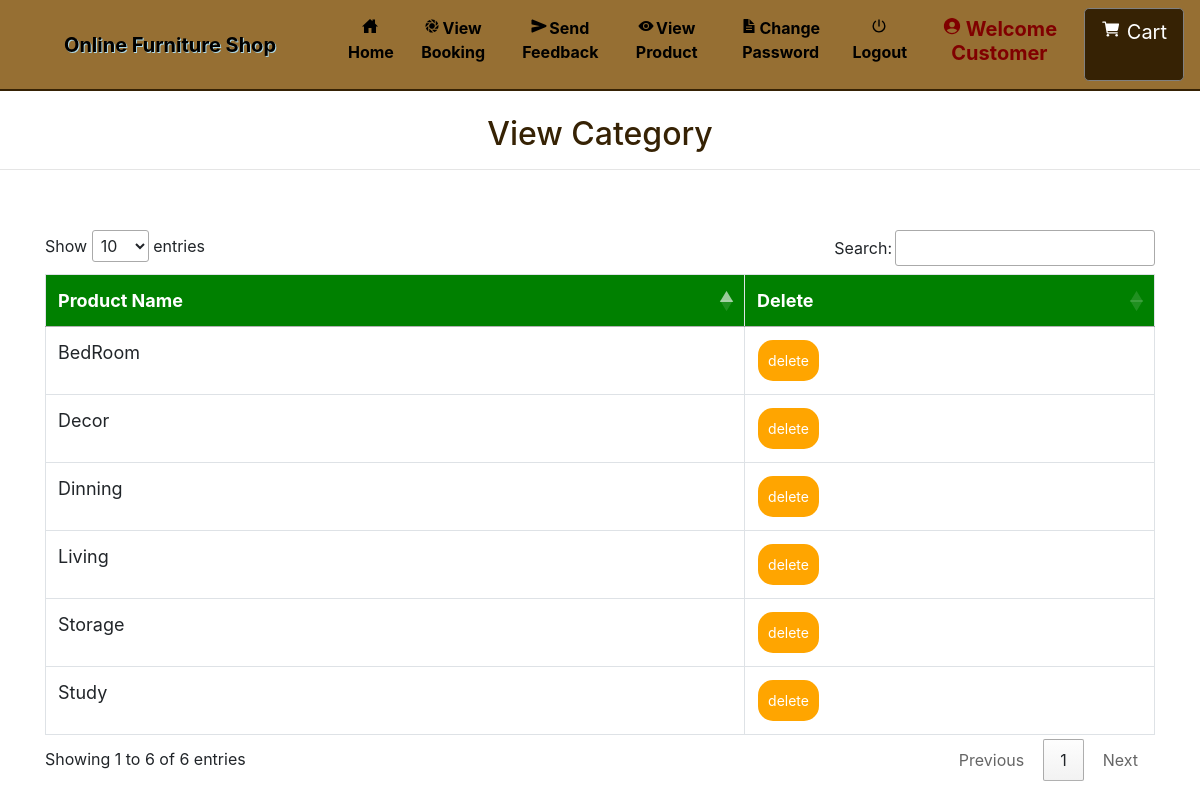
/view_categary/ (signed in), run on the app's committed database.
### furniture/models.py (models this page shows, shortened)
class Category(models.Model):
    name = models.CharField(max_length=30, null=True)

### furniture/views.py (the view)
# urls.py: path('view_categary/', View_Categary, name='view_categary'),
def View_Categary(request):
    if not request.user.is_authenticated:
        return redirect('login_admin')
    pro = Category.objects.all()
    d = {'pro': pro}
    return render(request,'view_category.html', d)

### furniture/templates/view_category.html (shortened to what this page needs)
{% extends 'navigation.html' %}
{% block body %}
<center><h2 style="color:#362204;margin-top:2%">View Category</h2></center><hr>
<div class="container" style="margin-top:5%">
<table class="table table-bordered" id="myTable">
  <thead>
  <tr>
    <th>Product Name</th>
    <th>Delete</th>
  </tr>
  </thead>
   <tbody>
    {% for i in pro %}
  <tr>
    <td>{{i.name}}</td>
    <td><a href="{% url 'delete_category' i.id %}" onclick="return confirm('Are you sure?')"><button class="button button1">delete</button></a></td>
  </tr>
    {% endfor %}
    </tbody>
</table>
 </div>
{% endblock %}

### furniture/templates/navigation.html (shortened to what this page needs)
<!DOCTYPE html>
<html lang="en">
<head>
    {% load static %}
     <link rel="stylesheet" href="https://maxcdn.bootstrapcdn.com/bootstrap/4.0.0/css/bootstrap.min.css">
  <link rel = stylesheet href = "//cdn.datatables.net/1.10.19/css/jquery.dataTables.min.css">
</head>
<body style="background-color: white">
<nav class="navbar navbar-expand-sm" style = "background-color :#966F33 ; border-bottom:2px solid #362204">
  <a class="navbar-brand pl-5" href="#" style="color:black ; font-weight : bold">Online Furniture Shop</a>
<div class="collapse navbar-collapse" id="collapsibleNavbar">
  <ul class="navbar-nav pl-5 text-center">
    {% if request.user.username %}
    {% if not request.user.is_staff %}
    <li class="nav-item">
      <a class="nav-link" href="{% url 'home' %}" style="color:black"><ion-icon style="margin-right:2px" name="home-sharp"></ion-icon>Home</a>
    </li>
    <li class="nav-item">
      <a class="nav-link" href="{% url 'view_booking' %}" style="color:black"><ion-icon style="margin-right:2px" name="aperture"></ion-icon>View Booking</a>
    </li>
    <li class="nav-item">
      <a class="nav-link" href="{% url 'send_feedback' request.user.id %}" style="color:black"><ion-icon style="margin-right:2px" name="send"></ion-icon>Send Feedback</a>
    </li>
    <li class="nav-item">
      <a class="nav-link" href="{% url 'view_product' 0 %}" style="color:black"><ion-icon style="margin-right:2px" name="eye"></ion-icon>View Product</a>
    </li>
    <li class="nav-item">
      <a class="nav-link" href="{% url 'change_password' %}" style="color:black"><ion-icon style="margin-right:2px" name="document-text-sharp"></ion-icon>Change Password</a>
    </li>
    {% endif %}
    {% endif %}
    {% if request.user.is_authenticated %}
    <a class="nav-link" href="{% url 'logout' %}" style="color:black"><ion-icon style="margin-right:2px" name="power-sharp"></ion-icon>Logout</a>
    {% if not request.user.is_staff %}
    <li class="nav-item">
      <a href="{% url 'profile' %}"><h5 class="nav-link" style="color:maroon"><ion-icon style="margin-right:4px;color:maroon" name="person-circle-sharp"></ion-icon>Welcome {{request.user.username}}</h5>
      </a></li>
    {% else %}
    <li class="nav-item">
      <h5  class="nav-link" style="color:maroon"><ion-icon style="margin-right:4px;color:maroon" name="person-circle-sharp"></ion-icon>Welcome {{request.user.username}}</h5>
    </li>
    {% endif %}
    {% endif %}
    {% if not request.user.is_staff %}
    {% if request.user.username %}
      <a href="{% url 'cart' %}" style="border:1px solid gray; background-color: #362204;" class="btn btn-default btn-lg text-dark text-capitalize">
        <ion-icon style="color:white;margin-top:2%" name="cart"></ion-icon><span style="margin-left:6px;margin-top:2%;color:white">Cart</span></a></center>
{% endif %}
    {% endif %}
    </ul>
</div>
</nav>
{% block body %}
{% endblock %}
</body></html>

### furniture/templates/navigation.html (style rules this page uses)
* { box-sizing: border-box; }
#myTable { border-collapse: collapse; width: 100%; border: 1px solid #ddd; font-size: 18px; }
#myTable th { text-align: left; padding: 12px; background-color: green; color: white; }
#myTable td { text-align: left; padding: 12px; background-color: white; }
#myTable tr { border-bottom: 1px solid #ddd; }
.button { background-color: orange; border: none; color: white; padding: 10px; text-align: center; text-decoration: none; display: inline-block; font-size: 14px; margin: 1px 1px; cursor: pointer; }
.button1 { border-radius: 15px; }
.nav-link { font-weight:bold; }
.navbar-brand { text-shadow: 1px 1px lightblue; }

### data on the page
Category: name "BedRoom"
Category: name "Dinning"
Category: name "Storage"
Category: name "Study"
Category: name "Decor"
Category: name "Living"

### other printed values
{{ request.user.username }} "Customer"
